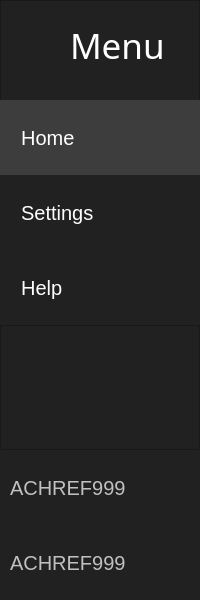
     <widget class="QWidget" name="widget" native="true">
      <property name="minimumSize">
       <size>
        <width>200</width>
        <height>600</height>
       </size>
      </property>
      <property name="maximumSize">
       <size>
        <width>250</width>
        <height>16777215</height>
       </size>
      </property>
      <property name="styleSheet">
       <string notr="true">background-color:#212121;</string>
      </property>
      <layout class="QVBoxLayout" name="verticalLayout">
       <property name="spacing">
        <number>0</number>
       </property>
       <property name="leftMargin">
        <number>0</number>
       </property>
       <property name="topMargin">
        <number>0</number>
       </property>
       <property name="rightMargin">
        <number>0</number>
       </property>
       <property name="bottomMargin">
        <number>0</number>
       </property>
       <item>
        <widget class="QFrame" name="frame">
         <property name="minimumSize">
          <size>
           <width>200</width>
           <height>325</height>
          </size>
         </property>
         <property name="maximumSize">
          <size>
           <width>250</width>
           <height>16777215</height>
          </size>
         </property>
         <property name="frameShape">
          <enum>QFrame::StyledPanel</enum>
         </property>
         <property name="frameShadow">
          <enum>QFrame::Raised</enum>
         </property>
         <widget class="QLabel" name="label">
          <property name="geometry">
           <rect>
            <x>10</x>
            <y>20</y>
            <width>51</width>
            <height>51</height>
           </rect>
          </property>
          <property name="text">
           <string/>
          </property>
          <property name="pixmap">
           <pixmap>menu.png</pixmap>
          </property>
          <property name="scaledContents">
           <bool>true</bool>
          </property>
         </widget>
         <widget class="QLabel" name="label_2">
          <property name="geometry">
           <rect>
            <x>70</x>
            <y>20</y>
            <width>101</width>
            <height>51</height>
           </rect>
          </property>
          <property name="font">
           <font>
            <family>Segoe MDL2 Assets</family>
            <pointsize>26</pointsize>
            <weight>50</weight>
            <bold>false</bold>
            <kerning>false</kerning>
           </font>
          </property>
          <property name="styleSheet">
           <string notr="true">color:white;
</string>
          </property>
          <property name="text">
           <string>Menu</string>
          </property>
         </widget>
         <widget class="QPushButton" name="pushButton">
          <property name="geometry">
           <rect>
            <x>0</x>
            <y>100</y>
            <width>200</width>
            <height>75</height>
           </rect>
          </property>
          <property name="minimumSize">
           <size>
            <width>200</width>
            <height>0</height>
           </size>
          </property>
          <property name="maximumSize">
           <size>
            <width>250</width>
            <height>16777215</height>
           </size>
          </property>
          <property name="cursor">
           <cursorShape>PointingHandCursor</cursorShape>
          </property>
          <property name="styleSheet">
           <string notr="true">color:white;
font-size:20px;
background-color:#3d3d3d;
border:0px;
margin:0px;
padding:0px;
text-align:left;
padding-left:10px;</string>
          </property>
          <property name="text">
           <string>  Home</string>
          </property>
          <property name="icon">
           <iconset>
            <normaloff>home.png</normaloff>home.png</iconset>
          </property>
          <property name="iconSize">
           <size>
            <width>32</width>
            <height>32</height>
           </size>
          </property>
         </widget>
         <widget class="QPushButton" name="pushButton_2">
          <property name="geometry">
           <rect>
            <x>0</x>
            <y>175</y>
            <width>200</width>
            <height>75</height>
           </rect>
          </property>
          <property name="minimumSize">
           <size>
            <width>200</width>
            <height>0</height>
           </size>
          </property>
          <property name="maximumSize">
           <size>
            <width>250</width>
            <height>16777215</height>
           </size>
          </property>
          <property name="cursor">
           <cursorShape>PointingHandCursor</cursorShape>
          </property>
          <property name="styleSheet">
           <string notr="true">color:white;
font-size:20px;

border:0px;
margin:0px;
padding:0px;
text-align:left;
padding-left:10px;
</string>
          </property>
          <property name="text">
           <string>  Settings</string>
          </property>
          <property name="icon">
           <iconset>
            <normaloff>settings.png</normaloff>settings.png</iconset>
          </property>
          <property name="iconSize">
           <size>
            <width>32</width>
            <height>32</height>
           </size>
          </property>
         </widget>
         <widget class="QPushButton" name="pushButton_3">
          <property name="geometry">
           <rect>
            <x>0</x>
            <y>250</y>
            <width>200</width>
            <height>75</height>
           </rect>
          </property>
          <property name="minimumSize">
           <size>
            <width>200</width>
            <height>0</height>
           </size>
          </property>
          <property name="maximumSize">
           <size>
            <width>250</width>
            <height>16777215</height>
           </size>
          </property>
          <property name="cursor">
           <cursorShape>PointingHandCursor</cursorShape>
          </property>
          <property name="styleSheet">
           <string notr="true">color:white;
font-size:20px;

border:0px;
margin:0px;
padding:0px;
text-align:left;
padding-left:10px;
</string>
          </property>
          <property name="text">
           <string>  Help</string>
          </property>
          <property name="icon">
           <iconset>
            <normaloff>help.png</normaloff>help.png</iconset>
          </property>
          <property name="iconSize">
           <size>
            <width>32</width>
            <height>32</height>
           </size>
          </property>
         </widget>
        </widget>
       </item>
       <item>
        <widget class="QFrame" name="frame_3">
         <property name="minimumSize">
          <size>
           <width>200</width>
           <height>0</height>
          </size>
         </property>
         <property name="maximumSize">
          <size>
           <width>250</width>
           <height>16777215</height>
          </size>
         </property>
         <property name="frameShape">
          <enum>QFrame::StyledPanel</enum>
         </property>
         <property name="frameShadow">
          <enum>QFrame::Raised</enum>
         </property>
        </widget>
       </item>
       <item>
        <widget class="QFrame" name="frame_2">
         <property name="minimumSize">
          <size>
           <width>200</width>
           <height>150</height>
          </size>
         </property>
         <property name="maximumSize">
          <size>
           <width>250</width>
           <height>150</height>
          </size>
         </property>
         <property name="frameShape">
          <enum>QFrame::StyledPanel</enum>
         </property>
         <property name="frameShadow">
          <enum>QFrame::Raised</enum>
         </property>
         <widget class="QPushButton" name="pushButton_9">
          <property name="geometry">
           <rect>
            <x>0</x>
            <y>0</y>
            <width>200</width>
            <height>75</height>
           </rect>
          </property>
          <property name="minimumSize">
           <size>
            <width>200</width>
            <height>0</height>
           </size>
          </property>
          <property name="maximumSize">
           <size>
            <width>250</width>
            <height>16777215</height>
           </size>
          </property>
          <property name="cursor">
           <cursorShape>PointingHandCursor</cursorShape>
          </property>
          <property name="styleSheet">
           <string notr="true">color:#c0c0c0;
font-size:20px;

border:0px;
margin:0px;
padding:0px;
text-align:left;
padding-left:10px;
</string>
          </property>
          <property name="text">
           <string>ACHREF999</string>
          </property>
          <property name="icon">
           <iconset>
            <normaloff>github.png</normaloff>github.png</iconset>
          </property>
          <property name="iconSize">
           <size>
            <width>32</width>
            <height>32</height>
           </size>
          </property>
         </widget>
         <widget class="QPushButton" name="pushButton_8">
          <property name="geometry">
           <rect>
            <x>0</x>
            <y>75</y>
            <width>200</width>
            <height>75</height>
           </rect>
          </property>
          <property name="minimumSize">
           <size>
            <width>200</width>
            <height>0</height>
           </size>
          </property>
          <property name="maximumSize">
           <size>
            <width>250</width>
            <height>16777215</height>
           </size>
          </property>
          <property name="cursor">
           <cursorShape>PointingHandCursor</cursorShape>
          </property>
          <property name="styleSheet">
           <string notr="true">color:#c0c0c0;
font-size:20px;

border:0px;
margin:0px;
padding:0px;
text-align:left;
padding-left:10px;
</string>
          </property>
          <property name="text">
           <string>ACHREF999</string>
          </property>
          <property name="icon">
           <iconset>
            <normaloff>Linkedin.png</normaloff>Linkedin.png</iconset>
          </property>
          <property name="iconSize">
           <size>
            <width>32</width>
            <height>32</height>
           </size>
          </property>
         </widget>
        </widget>
       </item>
      </layout>
     </widget>
